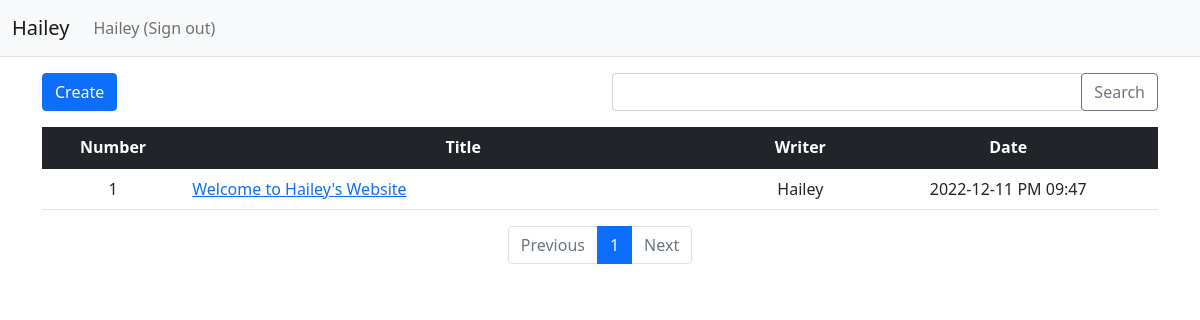
/question/list/ (signed in), run on the app's committed database.
### pybo/models.py (models this page shows)
class User(db.Model):
    id = db.Column(db.Integer, primary_key=True)
    username = db.Column(db.String(150), unique=True, nullable=False)
    password = db.Column(db.String(200), nullable=False)
    email = db.Column(db.String(120), unique=True, nullable=False)

class Question(db.Model):
    id = db.Column(db.Integer, primary_key=True)
    subject = db.Column(db.String(200), nullable=False)
    content = db.Column(db.Text(), nullable=False)
    create_date = db.Column(db.DateTime(), nullable=False)
    user_id = db.Column(db.Integer, db.ForeignKey('user.id', ondelete='CASCADE'), nullable=False)
    user = db.relationship('User', backref=db.backref('question_set'))
    modify_date = db.Column(db.DateTime(), nullable=True)
    voter = db.relationship('User', secondary=question_voter, backref=db.backref('question_voter_set'))

### pybo/views/question_views.py (the view, shortened to what this page needs)
@bp.route('/list/')
def _list():
    page = request.args.get('page', type=int, default=1)
    kw = request.args.get('kw', type=str, default='')
    question_list = Question.query.order_by(Question.create_date.desc())
    question_list = question_list.paginate(page=page, per_page=10)
    return render_template('question/question_list.html', question_list=question_list, page=page, kw=kw)

### pybo/filter.py (called while the page is built)
def format_datetime(value, fmt='%Y-%m-%d %p %I:%M'):
    return value.strftime(fmt)

### pybo/views/auth_views.py (called while the page is built)
@bp.before_app_request
def load_logged_in_user():
    user_id = session.get('user_id')
    if user_id is None:
        g.user = None
    else:
        g.user = User.query.get(user_id)

### pybo/templates/question/question_list.html (shortened to what this page needs)
{% extends 'base.html' %}
{% block content %}
<div class="container my-3">
    <div class="row my-3">
        <div class="col-6">
            <a href="{{ url_for('question.create') }}" class="btn btn-primary">Create</a>
        </div>
        <div class="col-6">
            <div class="input-group">
                <input type="text" id="search_kw" class="form-control" value="{{ kw or '' }}">
                <div class="input-group-append">
                    <button class="btn btn-outline-secondary" type="button" id="btn_search">Search</button>
                </div>
            </div>
        </div>
    </div>
    <table class="table">
        <thead>
        <tr class="text-center table-dark">
            <th>Number</th>
            <th style="width:50%">Title</th>
            <th>Writer</th>
            <th>Date</th>
        </tr>
        </thead>
        <tbody>
        {% if question_list %}
        {% for question in question_list.items %}
        <tr class="text-center">
            <td>{{ question_list.total - ((question_list.page-1) * question_list.per_page) - loop.index0 }}</td>
            <td  class="text-start">
                <a href="{{ url_for('question.detail', question_id=question.id) }}">{{ question.subject }}</a>
            </td>
            <td>{{ question.user.username }}</td>
            <td>{{ question.create_date|datetime }}</td>
        </tr>
        {% endfor %}
        {% else %}
        <tr>
            <td colspan="3">No question</td>
        </tr>
        {% endif %}
        </tbody>
    </table>
    <ul class="pagination justify-content-center">
        {% if question_list.has_prev %}
        <li class="page-item">
            <a class="page-link" data-page="{{ question_list.prev_num }}" href="javascript:void(0)">Previous</a>
        </li>
        {% else %}
        <li class="page-item disabled">
            <a class="page-link" tabindex="-1" aria-disabled="true" href="javascript:void(0)">Previous</a>
        </li>
        {% endif %}
        {% for page_num in question_list.iter_pages() %}
        {% if page_num %}
        {% if page_num != question_list.page %}
        <li class="page-item">
            <a class="page-link" data-page="{{ page_num }}" href="javascript:void(0)">{{ page_num }}</a>
        </li>
        {% else %}
        <li class="page-item active" aria-current="page">
            <a class="page-link" href="javascript:void(0)">{{ page_num }}</a>
        </li>
        {% endif %}
        {% else %}
        <li class="disabled">
            <a class="page-link" href="javascript:void(0)">...</a>
        </li>
        {% endif %}
        {% endfor %}
        {% if question_list.has_next %}
        <li class="page-item">
            <a class="page-link" data-page="{{ question_list.next_num }}" href="javascript:void(0)">Next</a>
        </li>
        {% else %}
        <li class="page-item disabled">
            <a class="page-link" tabindex="-1" aria-disabled="true" href="javascript:void(0)">Next</a>
        </li>
        {% endif %}
    </ul>
</div>
{% endblock %}

### pybo/templates/navbar.html (shortened to what this page needs)
<nav class="navbar navbar-expand-lg navbar-light bg-light border-bottom">
    <div class="container-fluid">
        <a class="navbar-brand" href="{{ url_for('main.index') }}">Hailey</a>
        <div class="collapse navbar-collapse" id="navbarSupportedContent">
            {% if g.user %}
            <ul class="navbar-nav">
                <li class="nav-item ">
                    <a class="nav-link" href="{{url_for('auth.logout')}}">{{ g.user.username }} (Sign out)</a>
                </li>
            </ul>
            {% endif %}
        </div>
    </div>
</nav>

### data on the page
User: user.username "Hailey"
Question: total "1", subject "Welcome to Hailey's Website", user.username "Hailey", create_date "2022-12-11 PM 09:47"

### other printed values
{{ page_num }} "1"
